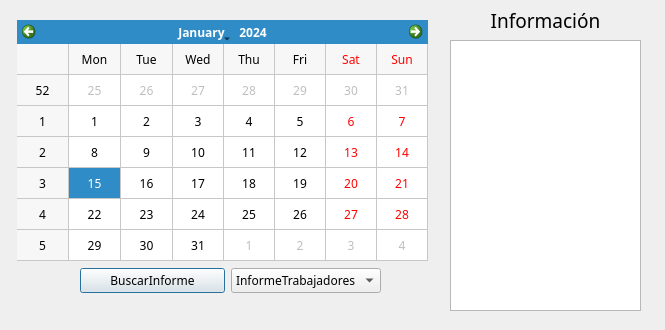
<?xml version="1.0" encoding="UTF-8"?>
<ui version="4.0">
 <class>ventanacalendario</class>
 <widget class="QDialog" name="ventanacalendario">
  <property name="geometry">
   <rect>
    <x>0</x>
    <y>0</y>
    <width>665</width>
    <height>330</height>
   </rect>
  </property>
  <property name="windowTitle">
   <string>Dialog</string>
  </property>
  <widget class="QDialogButtonBox" name="buttonBox">
   <property name="enabled">
    <bool>false</bool>
   </property>
   <property name="geometry">
    <rect>
     <x>100</x>
     <y>400</y>
     <width>301</width>
     <height>32</height>
    </rect>
   </property>
   <property name="orientation">
    <enum>Qt::Horizontal</enum>
   </property>
   <property name="standardButtons">
    <set>QDialogButtonBox::Cancel|QDialogButtonBox::Ok</set>
   </property>
  </widget>
  <widget class="QCalendarWidget" name="calendario">
   <property name="geometry">
    <rect>
     <x>17</x>
     <y>20</y>
     <width>411</width>
     <height>241</height>
    </rect>
   </property>
   <property name="font">
    <font>
     <family>Bahnschrift Light Condensed</family>
     <pointsize>9</pointsize>
    </font>
   </property>
   <property name="focusPolicy">
    <enum>Qt::NoFocus</enum>
   </property>
   <property name="contextMenuPolicy">
    <enum>Qt::DefaultContextMenu</enum>
   </property>
   <property name="gridVisible">
    <bool>true</bool>
   </property>
  </widget>
  <widget class="QWidget" name="horizontalLayoutWidget">
   <property name="geometry">
    <rect>
     <x>80</x>
     <y>260</y>
     <width>301</width>
     <height>41</height>
    </rect>
   </property>
   <layout class="QHBoxLayout" name="horizontalLayout">
    <item>
     <widget class="QPushButton" name="informeDelDia">
      <property name="font">
       <font>
        <family>Bahnschrift Light Condensed</family>
        <pointsize>9</pointsize>
       </font>
      </property>
      <property name="text">
       <string>BuscarInforme</string>
      </property>
      <property name="iconSize">
       <size>
        <width>25</width>
        <height>25</height>
       </size>
      </property>
      <property name="autoDefault">
       <bool>false</bool>
      </property>
      <property name="default">
       <bool>true</bool>
      </property>
      <property name="flat">
       <bool>false</bool>
      </property>
     </widget>
    </item>
    <item>
     <widget class="QComboBox" name="opcionInforme">
      <property name="font">
       <font>
        <family>Bahnschrift Light Condensed</family>
        <pointsize>9</pointsize>
       </font>
      </property>
      <property name="insertPolicy">
       <enum>QComboBox::InsertAfterCurrent</enum>
      </property>
      <item>
       <property name="text">
        <string>InformeTrabajadores</string>
       </property>
      </item>
      <item>
       <property name="text">
        <string>InformeCajuelas</string>
       </property>
      </item>
      <item>
       <property name="text">
        <string>InformeGastos</string>
       </property>
      </item>
      <item>
       <property name="text">
        <string>InformeGanancias</string>
       </property>
      </item>
     </widget>
    </item>
   </layout>
  </widget>
  <widget class="QLabel" name="label">
   <property name="geometry">
    <rect>
     <x>-6</x>
     <y>-5</y>
     <width>671</width>
     <height>341</height>
    </rect>
   </property>
   <property name="text">
    <string/>
   </property>
   <property name="pixmap">
    <pixmap resource="Resources.qrc">:/new/prefix1/Fondo1.jpg</pixmap>
   </property>
   <property name="alignment">
    <set>Qt::AlignJustify|Qt::AlignTop</set>
   </property>
  </widget>
  <widget class="QTextEdit" name="cuadroInformativo">
   <property name="geometry">
    <rect>
     <x>450</x>
     <y>40</y>
     <width>191</width>
     <height>271</height>
    </rect>
   </property>
  </widget>
  <widget class="QLabel" name="label_2">
   <property name="geometry">
    <rect>
     <x>450</x>
     <y>10</y>
     <width>191</width>
     <height>20</height>
    </rect>
   </property>
   <property name="font">
    <font>
     <family>Bahnschrift Light Condensed</family>
     <pointsize>14</pointsize>
    </font>
   </property>
   <property name="text">
    <string>Información</string>
   </property>
   <property name="alignment">
    <set>Qt::AlignCenter</set>
   </property>
  </widget>
  <zorder>label</zorder>
  <zorder>buttonBox</zorder>
  <zorder>calendario</zorder>
  <zorder>horizontalLayoutWidget</zorder>
  <zorder>cuadroInformativo</zorder>
  <zorder>label_2</zorder>
 </widget>
 <resources>
  <include location="Resources.qrc"/>
 </resources>
 <connections>
  <connection>
   <sender>buttonBox</sender>
   <signal>accepted()</signal>
   <receiver>ventanacalendario</receiver>
   <slot>accept()</slot>
   <hints>
    <hint type="sourcelabel">
     <x>248</x>
     <y>254</y>
    </hint>
    <hint type="destinationlabel">
     <x>157</x>
     <y>274</y>
    </hint>
   </hints>
  </connection>
  <connection>
   <sender>buttonBox</sender>
   <signal>rejected()</signal>
   <receiver>ventanacalendario</receiver>
   <slot>reject()</slot>
   <hints>
    <hint type="sourcelabel">
     <x>316</x>
     <y>260</y>
    </hint>
    <hint type="destinationlabel">
     <x>286</x>
     <y>274</y>
    </hint>
   </hints>
  </connection>
 </connections>
</ui>
